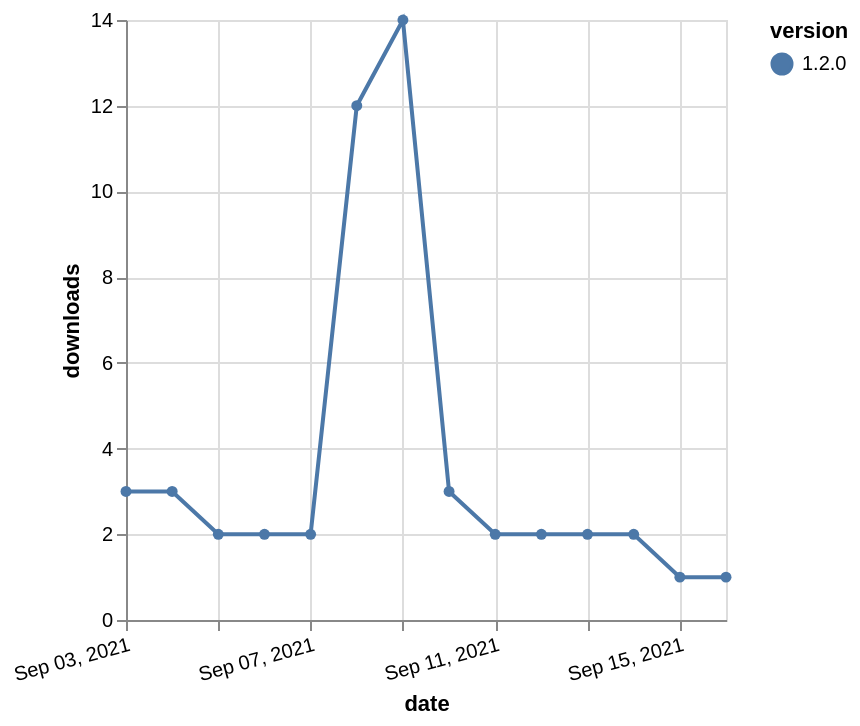

Express this chart as Vega-Lite.
### Vega-Lite specification from a JSON file in a GitHub repository (floating-point values rounded to 4 significant figures)
{"$schema": "https://vega.github.io/schema/vega-lite/v5.json", "description": "A simple bar chart with embedded data.", "data": {"values": [{"date": "2021-09-03", "total": 6734, "delta": 3, "version": "1.2.0"}, {"date": "2021-09-04", "total": 6737, "delta": 3, "version": "1.2.0"}, {"date": "2021-09-05", "total": 6739, "delta": 2, "version": "1.2.0"}, {"date": "2021-09-06", "total": 6741, "delta": 2, "version": "1.2.0"}, {"date": "2021-09-07", "total": 6743, "delta": 2, "version": "1.2.0"}, {"date": "2021-09-08", "total": 6755, "delta": 12, "version": "1.2.0"}, {"date": "2021-09-09", "total": 6769, "delta": 14, "version": "1.2.0"}, {"date": "2021-09-10", "total": 6772, "delta": 3, "version": "1.2.0"}, {"date": "2021-09-11", "total": 6774, "delta": 2, "version": "1.2.0"}, {"date": "2021-09-12", "total": 6776, "delta": 2, "version": "1.2.0"}, {"date": "2021-09-13", "total": 6778, "delta": 2, "version": "1.2.0"}, {"date": "2021-09-14", "total": 6780, "delta": 2, "version": "1.2.0"}, {"date": "2021-09-15", "total": 6781, "delta": 1, "version": "1.2.0"}, {"date": "2021-09-16", "total": 6782, "delta": 1, "version": "1.2.0"}]}, "width": "container", "mark": {"type": "line", "point": {"filled": true}}, "encoding": {"x": {"field": "date", "type": "temporal", "timeUnit": "yearmonthdate", "title": "date", "axis": {"labelAngle": -15}}, "y": {"field": "delta", "type": "quantitative", "title": "downloads"}, "color": {"field": "version", "type": "nominal"}, "tooltip": {"field": "delta"}}}
